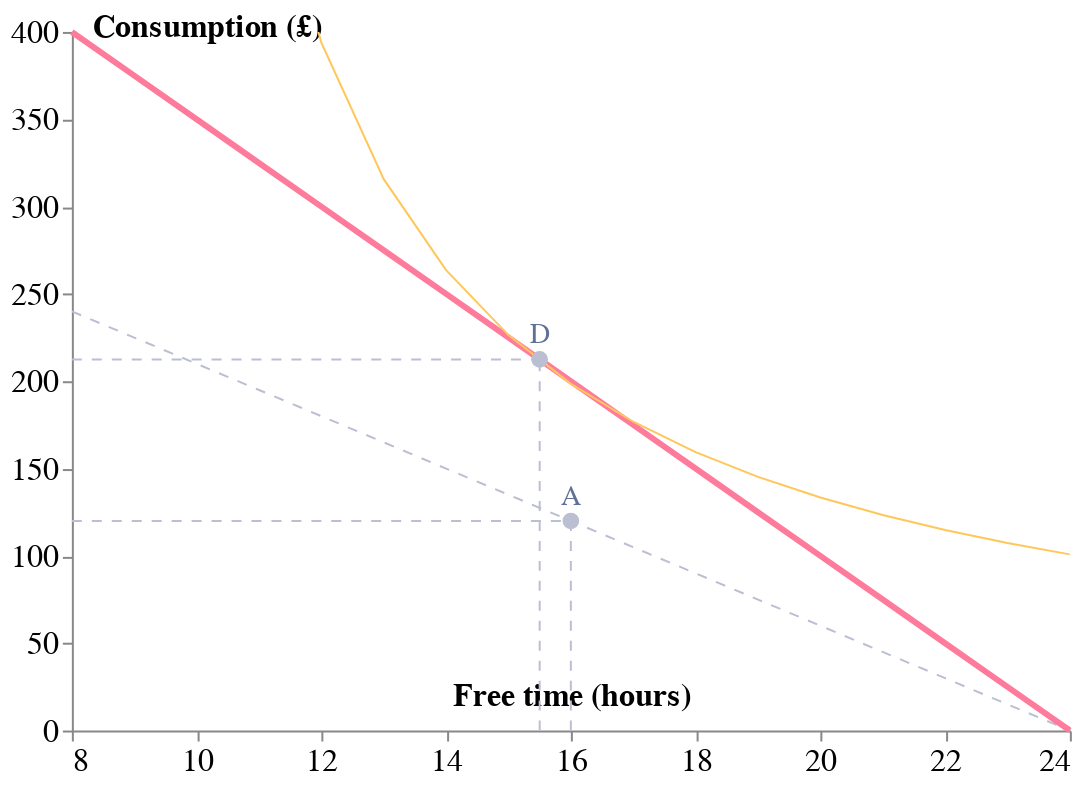

Here is the notebook cell this chart was saved with:
### Code cell
slope_slider = alt.binding_range(min=10, max=25, step=1)
slope_selection = alt.selection_single(
    bind=slope_slider, fields=["Wage"], name="slope", init={"Wage": 25}
)
base_slider = alt.binding_range(min=0, max=100, step=10)
base_selection = alt.selection_single(
    bind=base_slider, fields=["Income"], name="base", init={"Income": 0}
)
ic_slider = alt.binding_range(min=0.25, max=0.9, step=0.01)
ic_selection = alt.selection_single(
    bind=ic_slider, fields=["Curve"], name="indifference", init={"Curve": 0.32}
)
ic_check = alt.binding_range(min=0, max=1, step=1)
icc_selection = alt.selection_single(
    bind=ic_check, fields=["On"], name="indifferencec", init={"On": 1}
)
base = (
    alt.Chart(df)
    .mark_line(color=colors[1], strokeWidth=3)
    .encode(
        x=alt.X(
            "x:Q",
            scale=alt.Scale(domain=[8, 24]),
            axis=alt.Axis(
                labelFontSize=16,
                tickCount=7,
                grid=False,
                title="Free time (hours)",
                titleFontSize=16,
                titleY=-10,
                titleBaseline="bottom",
                titleAngle=0,
            ),
        ),
        y=alt.Y(
            "c:Q",
            scale=alt.Scale(domain=[0, 400]),
            axis=alt.Axis(
                labelFontSize=16,
                tickCount=7,
                grid=False,
                title="Consumption (£)",
                titleFontSize=16,
                titleX=10,
                titleY=5,
                titleBaseline="bottom",
                titleAngle=0,
                titleAlign="left",
            ),
        ),
    )
)
line1 = base.mark_line(color=colors[3], strokeDash=[5, 5], strokeWidth=1).encode(
    x="cx:Q", y="cy:Q"
)
line2 = base.mark_line(color=colors[3], strokeDash=[5, 5], strokeWidth=1).encode(
    y="y:Q"
)
ic1 = base.mark_line(color=colors[0], strokeWidth=1, clip=True).encode(
    x="ix:Q",
    y=alt.Y(
        "i1:Q",
        scale=alt.Scale(domain=[0, 400]),
    ),
    opacity=alt.condition(
        "indifferencec.On==0",
        alt.value(0),
        alt.value(1),
    ),
)
point1 = (
    alt.Chart(pd.DataFrame([{"x": 16, "y": 120}]))
    .mark_point(color=colors[3], opacity=1, fill=colors[3], size=40)
    .encode(x="x:Q", y="y:Q")
)
pline1 = (
    alt.Chart(pd.DataFrame([{"x": 16, "y": 120}, {"x": 8, "y": 120}]))
    .mark_line(color=colors[3], strokeDash=[5, 5], strokeWidth=1)
    .encode(x="x:Q", y="y:Q")
)
pline2 = (
    alt.Chart(pd.DataFrame([{"x": 16, "y": 0}, {"x": 16, "y": 120}]))
    .mark_line(color=colors[3], strokeDash=[5, 5], strokeWidth=1)
    .encode(x="x:Q", y="y:Q")
)
atext1 = (
    alt.Chart(pd.DataFrame([{"x": 16, "y": 120,"t":"A"}]))
    .mark_text(color=colors[2], fontSize=14,xOffset=0,yOffset=-12)
    .encode(x="x:Q", y="y:Q",text="t:N")
)
point2 = (
    alt.Chart(pd.DataFrame([{"x": 15.5, "y": 212.5}]))
    .mark_point(color=colors[3], opacity=1, fill=colors[3], size=40)
    .encode(x="x:Q", y="y:Q")
)
pline21 = (
    alt.Chart(pd.DataFrame([{"x": 15.5, "y": 212.5}, {"x": 8, "y": 212.5}]))
    .mark_line(color=colors[3], strokeDash=[5, 5], strokeWidth=1)
    .encode(x="x:Q", y="y:Q")
)
pline22 = (
    alt.Chart(pd.DataFrame([{"x": 15.5, "y": 0}, {"x": 15.5, "y": 212.5}]))
    .mark_line(color=colors[3], strokeDash=[5, 5], strokeWidth=1)
    .encode(x="x:Q", y="y:Q")
)
pline23 = (
    alt.Chart(pd.DataFrame([{"x": 15.5, "y": 250}, {"x": 16, "y": 250}]))
    .mark_line(color=colors[2], strokeWidth=1)
    .encode(x="x:Q", y="y:Q")
)
ptext2 = (
    alt.Chart(pd.DataFrame([{"x": 16.3, "y": 213,"t":"D⬅C"}, {"x": 18.8, "y": 213,"t":"Substitution effect"}]))
    .mark_text(color=colors[2], fontSize=14)
    .encode(x="x:Q", y="y:Q",text="t:N")
)
atext2 = (
    alt.Chart(pd.DataFrame([{"x": 15.5, "y": 212.5,"t":"D"}]))
    .mark_text(color=colors[2], fontSize=14,xOffset=0,yOffset=-12)
    .encode(x="x:Q", y="y:Q",text="t:N")
)
point3 = (
    alt.Chart(pd.DataFrame([{"x": 18, "y": 160}]))
    .mark_point(color=colors[3], opacity=1, fill=colors[3], size=40)
    .encode(x="x:Q", y="y:Q")
)
pline31 = (
    alt.Chart(pd.DataFrame([{"x": 18, "y": 160}, {"x": 8, "y": 160}]))
    .mark_line(color=colors[3], strokeDash=[5, 5], strokeWidth=1)
    .encode(x="x:Q", y="y:Q")
)
pline32 = (
    alt.Chart(pd.DataFrame([{"x": 18, "y": 0}, {"x": 18, "y": 160}]))
    .mark_line(color=colors[3], strokeDash=[5, 5], strokeWidth=1)
    .encode(x="x:Q", y="y:Q")
)
pline33 = (
    alt.Chart(pd.DataFrame([{"x": 18, "y": 160}, {"x": 16, "y": 160}]))
    .mark_line(color=colors[2], strokeWidth=1)
    .encode(x="x:Q", y="y:Q")
)
ptext3 = (
    alt.Chart(pd.DataFrame([{"x": 17.3, "y": 60,"t":"A➡C"}, {"x": 15.3, "y": 60,"t":"Income effect"}]))
    .mark_text(color=colors[2], fontSize=14)
    .encode(x="x:Q", y="y:Q",text="t:N")
)
marks1 = (point1 + pline1 + pline2+atext1).encode(
    opacity=alt.condition(
        "1==1",
        alt.value(1),
        alt.value(0),
    )
)
marks2 = (point2 + pline21 + pline22+atext2).encode(
    opacity=alt.condition(
        "1==1",
        alt.value(1),
        alt.value(0),
    )
)
atext3 = (
    alt.Chart(pd.DataFrame([{"x": 18, "y": 160,"t":"C"}]))
    .mark_text(color=colors[2], fontSize=14,xOffset=0,yOffset=-12)
    .encode(x="x:Q", y="y:Q",text="t:N")
)
marks3 = (point3 + pline31 + pline32  + ptext2+ ptext3+atext3).encode(
    opacity=alt.condition(
        "(indifference.Curve==0.32)&(slope.Wage==15)&(base.Income==70)&(indifferencec.On==1)",
        alt.value(1),
        alt.value(0),
    )
)
layer1 = (
    (line1 + line2 + base + ic1 + marks1 + marks2+marks3)
    .add_selection(ic_selection)
    .add_selection(icc_selection)
    .add_selection(slope_selection)
    .add_selection(base_selection)
    .transform_calculate(cx="24")
    .transform_calculate(op1="4")
    .transform_calculate(cy="min(datum.y,base.Income)")
    .transform_calculate(c="((24-datum.x)*slope.Wage)+1*base.Income")
    .transform_calculate(
        i1="10*indifference.Curve+100/((datum.x-8)*(indifference.Curve/5))"
    )
    .transform_calculate(ix="datum.x/1")
    .transform_calculate(c3="300*slope.Wage/15-pow(slope.Wage/7,(datum.x*2/4.62))")
)

layer=(layer1.properties(height=350, width=500)).configure_view(stroke=None).properties(
    title="", background="rgba(0,0,0,0)"
)
f='3'
layer.save("visualisation/" + f + ".json")
layer

### Figure 1 — Vega-Lite specification as saved in the notebook (floating-point values rounded to 4 significant figures)
{"usermeta": {"embedOptions": {"theme": "dark"}}, "config": {"view": {"continuousWidth": 400, "continuousHeight": 300, "stroke": null}}, "layer": [{"mark": {"type": "line", "color": "#BABFD1", "strokeDash": [5, 5], "strokeWidth": 1}, "encoding": {"x": {"type": "quantitative", "field": "cx"}, "y": {"type": "quantitative", "field": "cy"}}, "selection": {"indifference": {"type": "single", "bind": {"input": "range", "max": 0.9, "min": 0.25, "step": 0.01}, "fields": ["Curve"], "init": {"Curve": 0.32}}, "indifferencec": {"type": "single", "bind": {"input": "range", "max": 1, "min": 0, "step": 1}, "fields": ["On"], "init": {"On": 1}}, "slope": {"type": "single", "bind": {"input": "range", "max": 25, "min": 10, "step": 1}, "fields": ["Wage"], "init": {"Wage": 25}}, "base": {"type": "single", "bind": {"input": "range", "max": 100, "min": 0, "step": 10}, "fields": ["Income"], "init": {"Income": 0}}}}, {"mark": {"type": "line", "color": "#BABFD1", "strokeDash": [5, 5], "strokeWidth": 1}, "encoding": {"x": {"type": "quantitative", "axis": {"grid": false, "labelFontSize": 16, "tickCount": 7, "title": "Free time (hours)", "titleAngle": 0, "titleBaseline": "bottom", "titleFontSize": 16, "titleY": -10}, "field": "x", "scale": {"domain": [8, 24]}}, "y": {"type": "quantitative", "field": "y"}}}, {"mark": {"type": "line", "color": "#FF7B9C", "strokeWidth": 3}, "encoding": {"x": {"type": "quantitative", "axis": {"grid": false, "labelFontSize": 16, "tickCount": 7, "title": "Free time (hours)", "titleAngle": 0, "titleBaseline": "bottom", "titleFontSize": 16, "titleY": -10}, "field": "x", "scale": {"domain": [8, 24]}}, "y": {"type": "quantitative", "axis": {"grid": false, "labelFontSize": 16, "tickCount": 7, "title": "Consumption (£)", "titleAlign": "left", "titleAngle": 0, "titleBaseline": "bottom", "titleFontSize": 16, "titleX": 10, "titleY": 5}, "field": "c", "scale": {"domain": [0, 400]}}}}, {"mark": {"type": "line", "clip": true, "color": "#FFC759", "strokeWidth": 1}, "encoding": {"opacity": {"condition": {"value": 0, "test": "indifferencec.On==0"}, "value": 1}, "x": {"type": "quantitative", "field": "ix"}, "y": {"type": "quantitative", "field": "i1", "scale": {"domain": [0, 400]}}}}, {"layer": [{"data": {"name": "data-ea3c811319fa530d00024008017a4956"}, "mark": {"type": "point", "color": "#BABFD1", "fill": "#BABFD1", "opacity": 1, "size": 40}, "encoding": {"x": {"type": "quantitative", "field": "x"}, "y": {"type": "quantitative", "field": "y"}}}, {"data": {"name": "data-ab07e41bc5a334df1927a0a398306146"}, "mark": {"type": "line", "color": "#BABFD1", "strokeDash": [5, 5], "strokeWidth": 1}, "encoding": {"x": {"type": "quantitative", "field": "x"}, "y": {"type": "quantitative", "field": "y"}}}, {"data": {"name": "data-d98b93343c580c172394ae20d361d6c8"}, "mark": {"type": "line", "color": "#BABFD1", "strokeDash": [5, 5], "strokeWidth": 1}, "encoding": {"x": {"type": "quantitative", "field": "x"}, "y": {"type": "quantitative", "field": "y"}}}, {"data": {"name": "data-76bbeefd23a2c28935a6473ca65a7113"}, "mark": {"type": "text", "color": "#607196", "fontSize": 14, "xOffset": 0, "yOffset": -12}, "encoding": {"text": {"type": "nominal", "field": "t"}, "x": {"type": "quantitative", "field": "x"}, "y": {"type": "quantitative", "field": "y"}}}], "encoding": {"opacity": {"condition": {"value": 1, "test": "1==1"}, "value": 0}}}, {"layer": [{"data": {"name": "data-2f53548ba2077b230bda95556dadae0a"}, "mark": {"type": "point", "color": "#BABFD1", "fill": "#BABFD1", "opacity": 1, "size": 40}, "encoding": {"x": {"type": "quantitative", "field": "x"}, "y": {"type": "quantitative", "field": "y"}}}, {"data": {"name": "data-08616188c30f98deffe6a218883b4b42"}, "mark": {"type": "line", "color": "#BABFD1", "strokeDash": [5, 5], "strokeWidth": 1}, "encoding": {"x": {"type": "quantitative", "field": "x"}, "y": {"type": "quantitative", "field": "y"}}}, {"data": {"name": "data-a4ff8440436363bd3a329968af8b8cfe"}, "mark": {"type": "line", "color": "#BABFD1", "strokeDash": [5, 5], "strokeWidth": 1}, "encoding": {"x": {"type": "quantitative", "field": "x"}, "y": {"type": "quantitative", "field": "y"}}}, {"data": {"name": "data-477e4e991756ede4b1c3132d23971f84"}, "mark": {"type": "text", "color": "#607196", "fontSize": 14, "xOffset": 0, "yOffset": -12}, "encoding": {"text": {"type": "nominal", "field": "t"}, "x": {"type": "quantitative", "field": "x"}, "y": {"type": "quantitative", "field": "y"}}}], "encoding": {"opacity": {"condition": {"value": 1, "test": "1==1"}, "value": 0}}}, {"layer": [{"data": {"name": "data-98e5f68975d55671859885287bada5cd"}, "mark": {"type": "point", "color": "#BABFD1", "fill": "#BABFD1", "opacity": 1, "size": 40}, "encoding": {"x": {"type": "quantitative", "field": "x"}, "y": {"type": "quantitative", "field": "y"}}}, {"data": {"name": "data-982144ec294a9482e4dfd63c9ee6724f"}, "mark": {"type": "line", "color": "#BABFD1", "strokeDash": [5, 5], "strokeWidth": 1}, "encoding": {"x": {"type": "quantitative", "field": "x"}, "y": {"type": "quantitative", "field": "y"}}}, {"data": {"name": "data-4bb5c647e0e06b056840f2fb1ac57bc9"}, "mark": {"type": "line", "color": "#BABFD1", "strokeDash": [5, 5], "strokeWidth": 1}, "encoding": {"x": {"type": "quantitative", "field": "x"}, "y": {"type": "quantitative", "field": "y"}}}, {"data": {"name": "data-9a4109b96dc94b399a946424c0a9655a"}, "mark": {"type": "text", "color": "#607196", "fontSize": 14}, "encoding": {"text": {"type": "nominal", "field": "t"}, "x": {"type": "quantitative", "field": "x"}, "y": {"type": "quantitative", "field": "y"}}}, {"data": {"name": "data-53dd196010e2bb3b1e4188bede88ce86"}, "mark": {"type": "text", "color": "#607196", "fontSize": 14}, "encoding": {"text": {"type": "nominal", "field": "t"}, "x": {"type": "quantitative", "field": "x"}, "y": {"type": "quantitative", "field": "y"}}}, {"data": {"name": "data-ae672a17b07f76fee2f313c65e5425d4"}, "mark": {"type": "text", "color": "#607196", "fontSize": 14, "xOffset": 0, "yOffset": -12}, "encoding": {"text": {"type": "nominal", "field": "t"}, "x": {"type": "quantitative", "field": "x"}, "y": {"type": "quantitative", "field": "y"}}}], "encoding": {"opacity": {"condition": {"value": 1, "test": "(indifference.Curve==0.32)&(slope.Wage==15)&(base.Income==70)&(indifferencec.On==1)"}, "value": 0}}}], "background": "rgba(0,0,0,0)", "data": {"name": "data-e21e4d68a4c3f07154eb7b2cc010f082"}, "height": 350, "title": "", "transform": [{"calculate": "24", "as": "cx"}, {"calculate": "4", "as": "op1"}, {"calculate": "min(datum.y,base.Income)", "as": "cy"}, {"calculate": "((24-datum.x)*slope.Wage)+1*base.Income", "as": "c"}, {"calculate": "10*indifference.Curve+100/((datum.x-8)*(indifference.Curve/5))", "as": "i1"}, {"calculate": "datum.x/1", "as": "ix"}, {"calculate": "300*slope.Wage/15-pow(slope.Wage/7,(datum.x*2/4.62))", "as": "c3"}], "width": 500, "$schema": "https://vega.github.io/schema/vega-lite/v4.8.1.json", "datasets": {"data-e21e4d68a4c3f07154eb7b2cc010f082": [{"x": 8.0, "y": 240.0}, {"x": 9.0, "y": 225.0}, {"x": 10.0, "y": 210.0}, {"x": 11.0, "y": 195.0}, {"x": 12.0, "y": 180.0}, {"x": 13.0, "y": 165.0}, {"x": 14.0, "y": 150.0}, {"x": 15.0, "y": 135.0}, {"x": 16.0, "y": 120.0}, {"x": 17.0, "y": 105.0}, {"x": 18.0, "y": 90.0}, {"x": 19.0, "y": 75.0}, {"x": 20.0, "y": 60.0}, {"x": 21.0, "y": 45.0}, {"x": 22.0, "y": 30.0}, {"x": 23.0, "y": 15.0}, {"x": 24.0, "y": 0.0}], "data-ea3c811319fa530d00024008017a4956": [{"x": 16, "y": 120}], "data-ab07e41bc5a334df1927a0a398306146": [{"x": 16, "y": 120}, {"x": 8, "y": 120}], "data-d98b93343c580c172394ae20d361d6c8": [{"x": 16, "y": 0}, {"x": 16, "y": 120}], "data-76bbeefd23a2c28935a6473ca65a7113": [{"x": 16, "y": 120, "t": "A"}], "data-2f53548ba2077b230bda95556dadae0a": [{"x": 15.5, "y": 212.5}], "data-08616188c30f98deffe6a218883b4b42": [{"x": 15.5, "y": 212.5}, {"x": 8.0, "y": 212.5}], "data-a4ff8440436363bd3a329968af8b8cfe": [{"x": 15.5, "y": 0.0}, {"x": 15.5, "y": 212.5}], "data-477e4e991756ede4b1c3132d23971f84": [{"x": 15.5, "y": 212.5, "t": "D"}], "data-98e5f68975d55671859885287bada5cd": [{"x": 18, "y": 160}], "data-982144ec294a9482e4dfd63c9ee6724f": [{"x": 18, "y": 160}, {"x": 8, "y": 160}], "data-4bb5c647e0e06b056840f2fb1ac57bc9": [{"x": 18, "y": 0}, {"x": 18, "y": 160}], "data-9a4109b96dc94b399a946424c0a9655a": [{"x": 16.3, "y": 213, "t": "D⬅C"}, {"x": 18.8, "y": 213, "t": "Substitution effect"}], "data-53dd196010e2bb3b1e4188bede88ce86": [{"x": 17.3, "y": 60, "t": "A➡C"}, {"x": 15.3, "y": 60, "t": "Income effect"}], "data-ae672a17b07f76fee2f313c65e5425d4": [{"x": 18, "y": 160, "t": "C"}]}}
